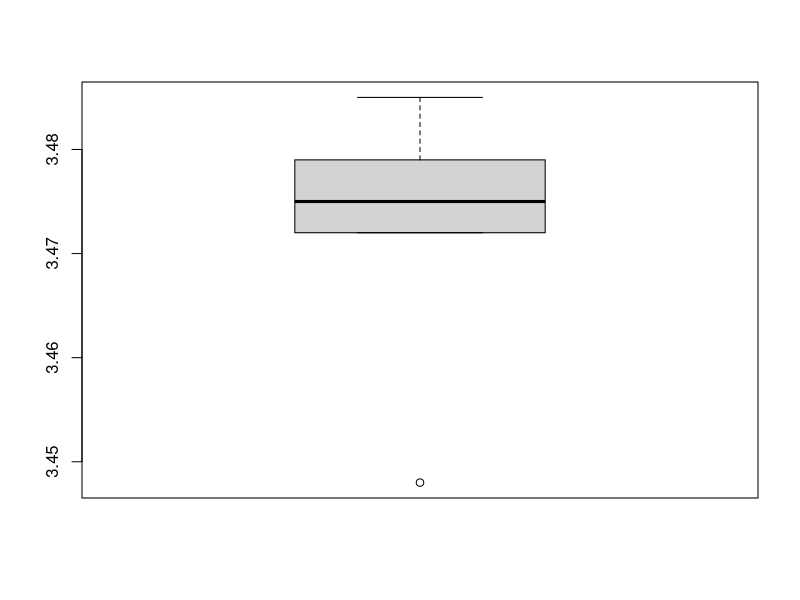
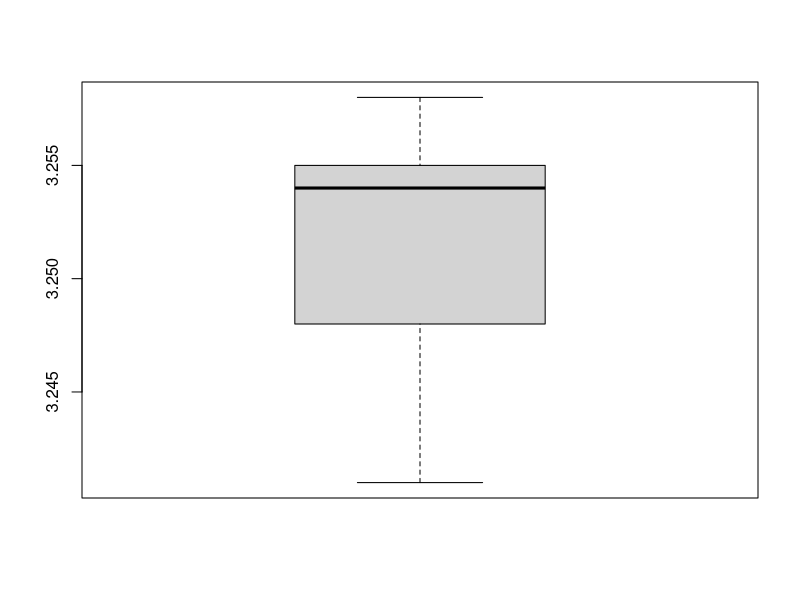

Source code (R) for these figures, in order:
setwd("~/Downloads/statistics-2-datasets/lab 2/")

sensorAData <- c(3.481, 3.448, 3.485, 3.475, 3.472, 3.477, 3.472)
sensorBData <- c(3.258, 3.254, 3.256, 3.249, 3.241, 3.254, 3.247)

cat("====================", "\n")
cat("== L2.4", "\n")
cat("====================", "\n")

# A
cat("Mean sensor A: ", mean(sensorAData), "\n")
cat("Mean sensor B: ", mean(sensorBData), "\n")

cat("Variance sensor A: ", var(sensorAData), "\n")
cat("Variance sensor B: ", var(sensorBData), "\n")

# B
png(filename = "plots/41-boxplot-sensorA.png")
boxplot(sensorAData)
dev.off()

png(filename = "plots/42-boxplot-sensorB.png")
boxplot(sensorBData)
dev.off()

# C
cat("Sensor 2 seems to have more variation than sensor 1", "\n")

# D
cat("There are 2 variances, so it should be an f-test", "\n")

# E
print(
  var.test(sensorAData, sensorBData))

# F
cat("The p-value of the f-test is higher than alpha of 0.05. This leads to the conclusion that H0 can be rejected and Ha can be accepted.", "\n")


cat("====================", "\n")

rm(list = ls())